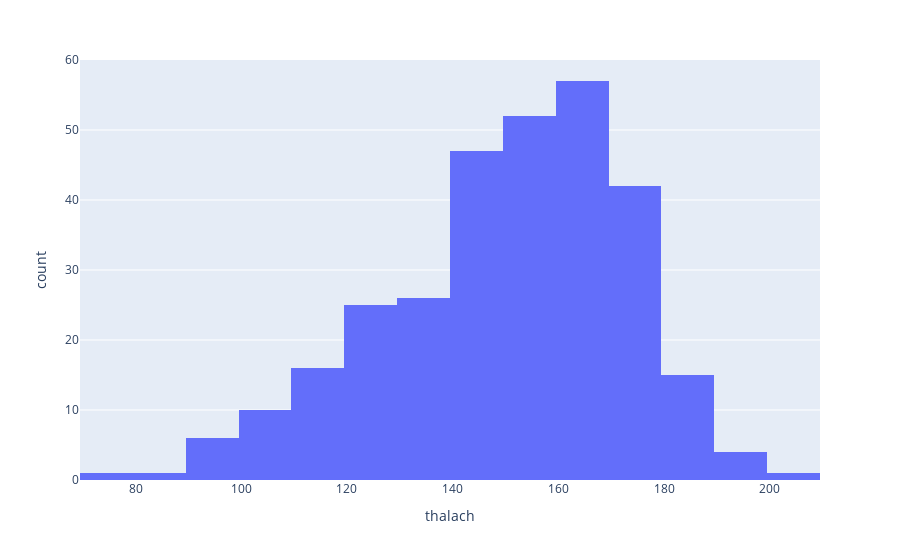

The notebook cell saved with this chart:
### Code cell
# Histograms are used to plot continous data
fig = px.histogram(churn, x = 'thalach', nbins = 25)
fig.show()

### Figure 1 — Plotly figure (JSON) as saved in the notebook; plotly's stock layout.template omitted (floating-point values rounded to 4 significant figures; data arrays with more than 128 entries replaced by an {"elided": "..."} marker saying what was removed)
{"data": [{"alignmentgroup": "True", "bingroup": "x", "hovertemplate": "thalach=%{x}<br>count=%{y}<extra></extra>", "legendgroup": "", "marker": {"color": "#636efa", "pattern": {"shape": ""}}, "name": "", "nbinsx": 25, "offsetgroup": "", "orientation": "v", "showlegend": false, "type": "histogram", "x": {"elided": "303 int values"}, "xaxis": "x", "yaxis": "y"}], "layout": {"autosize": true, "barmode": "relative", "legend": {"tracegroupgap": 0}, "margin": {"t": 60}, "xaxis": {"anchor": "y", "autorange": true, "domain": [0, 1], "range": [69.5, 209.5], "title": {"text": "thalach"}, "type": "linear"}, "yaxis": {"anchor": "x", "autorange": true, "domain": [0, 1], "range": [0, 60], "title": {"text": "count"}}}}
